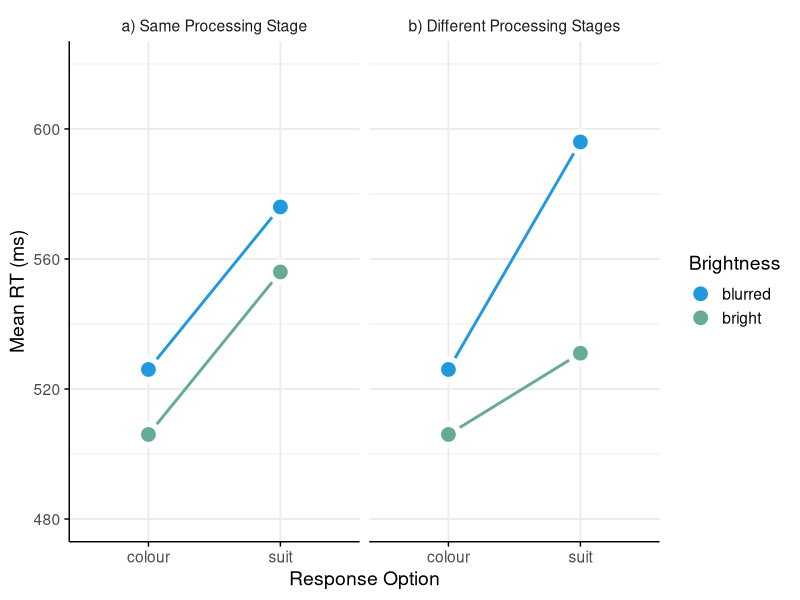
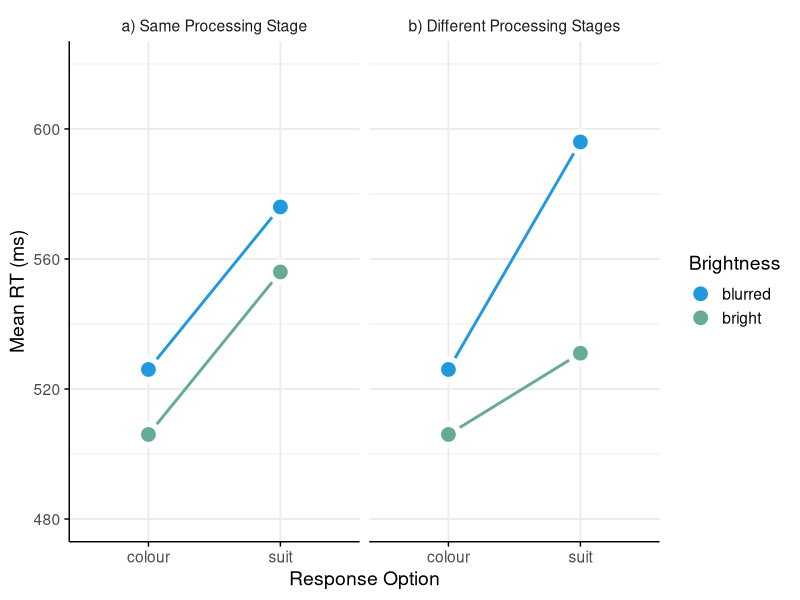

R code for these plots, in order:
library(tidyverse)
library(ggplot2)

# make date
br_effect = 20
ro_effect = 50
m = 506
df = tibble(ro= factor(c("colour", "suit")),
            bright=c(m, m+ro_effect),
            blurred=c(m+br_effect, m+br_effect+ro_effect))

data = df %>% pivot_longer(cols = c("bright", "blurred"),
                    names_to = "Brightness") %>%
        mutate(cond="a) Same Processing Stage")

# add interaction
tmp = data %>%
  mutate(value = value + c(0,0, -25, 20),
         cond="b) Different Processing Stages")
data = rbind(data, tmp) %>% mutate(
  Brightness =factor(Brightness)
)

# plot
plt = ggplot(data=data,
       aes(x=ro, y=value, group=Brightness))  +
  geom_line(size=1, aes(colour=Brightness)) +
  geom_point(color='white', stroke=3, shape=21, size=5, aes(fill=Brightness)) +
  scale_fill_manual(values=c("#2299DD", "#66AA99")) +
  scale_color_manual(values=c("#2299DD", "#66AA99")) +
  ylab("Mean RT (ms)") +
  xlab("Response Option") +
  ylim(480, 620) +
  facet_wrap(.~cond) +
  theme_minimal(base_size=14) +
  theme(axis.line = element_line(size=0.5),
        axis.ticks = element_line(size=0.5))

print(plt)

ggsave("Posner.png", plt, device="png", width=10, height = 4)

